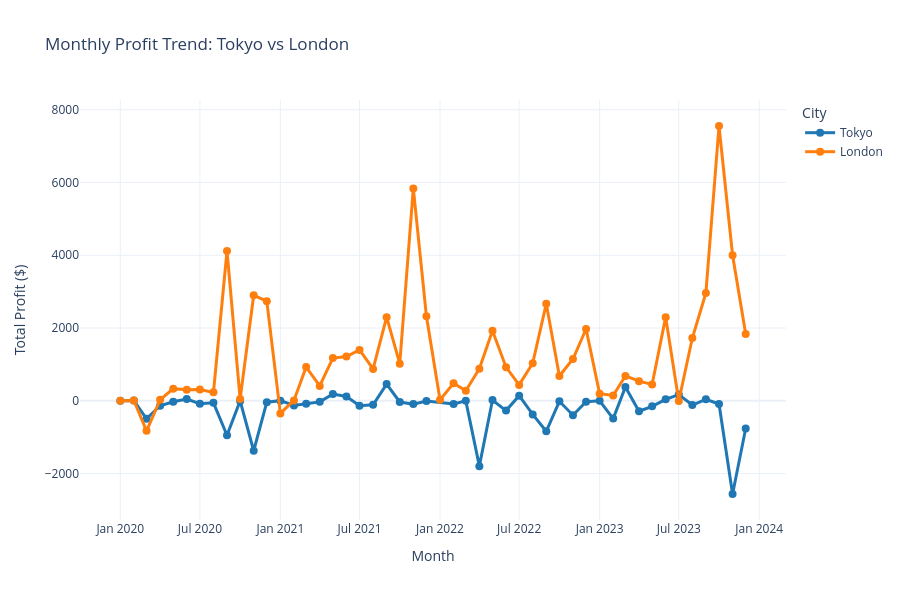

Notebook source saved alongside this figure:
### Code cell
# Filter data for Tokyo and London
df_comparison = df[df['City'].isin(['Tokyo', 'London'])].copy()

# Aggregate monthly profit
df_trend = df_comparison.groupby(['City', pd.Grouper(key='Order Date', freq='MS')])['Profit'].sum().reset_index()

fig = go.Figure()

# Tokyo trend line
fig.add_trace(go.Scatter(
    x=df_trend[df_trend['City'] == 'Tokyo']['Order Date'],
    y=df_trend[df_trend['City'] == 'Tokyo']['Profit'],
    mode='lines+markers',
    name='Tokyo',
    line=dict(color='#1f77b4', width=3),
    marker=dict(size=8)
))

# London trend line
fig.add_trace(go.Scatter(
    x=df_trend[df_trend['City'] == 'London']['Order Date'],
    y=df_trend[df_trend['City'] == 'London']['Profit'],
    mode='lines+markers',
    name='London',
    line=dict(color='#ff7f0e', width=3),
    marker=dict(size=8)
))

fig.update_layout(
    title='Monthly Profit Trend: Tokyo vs London',
    xaxis_title='Month',
    yaxis_title='Total Profit ($)',
    legend_title='City',
    template='plotly_white',
    hovermode='x unified',
    height = 600
)

fig.show()
